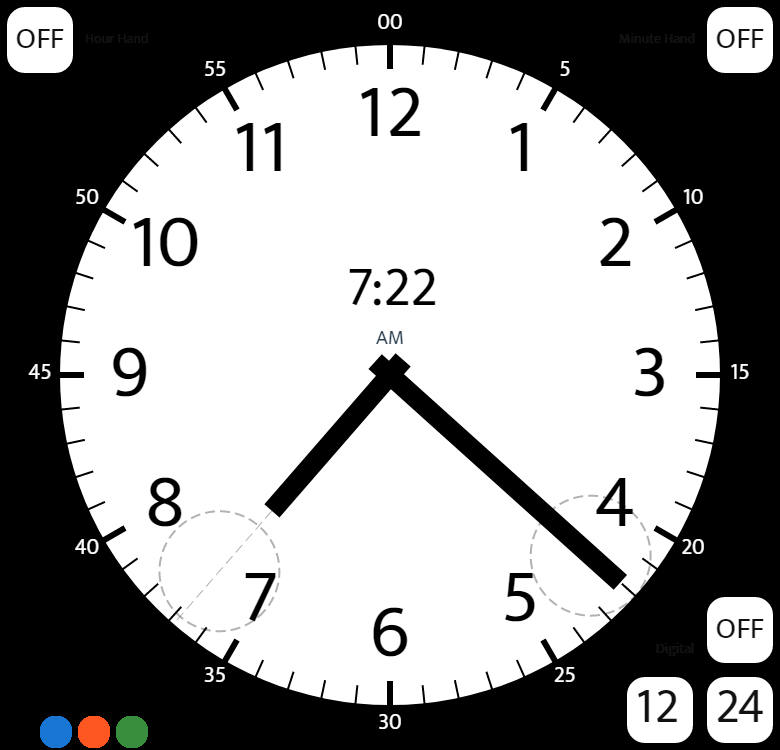
#> input picture data/13.jpg, 780 x 750 px
$ python getTime.py
#> lines starting #> are read from the running program, lines starting #| are printed output that depends on the picture; after the words box and inside, x2 and y2 are one past the last pixel; in counts of white or black regions, pixels touching at a corner belong together; long printed decimals are rounded
import cv2 as cv
import numpy as np
import math

def nothing(x):
    pass

# Hough Transform to detect circle pattern of the clock
def hough_transform():
    # Choose an image
    filename = 'data/13.jpg'

    # Loads an image
    img = cv.imread(cv.samples.findFile(filename), cv.IMREAD_COLOR)
#> img is the input picture: shape (750, 780, 3); mean B, G, R 148.6, 148.6, 148.6
    img = cv.resize(img, (600, 540))
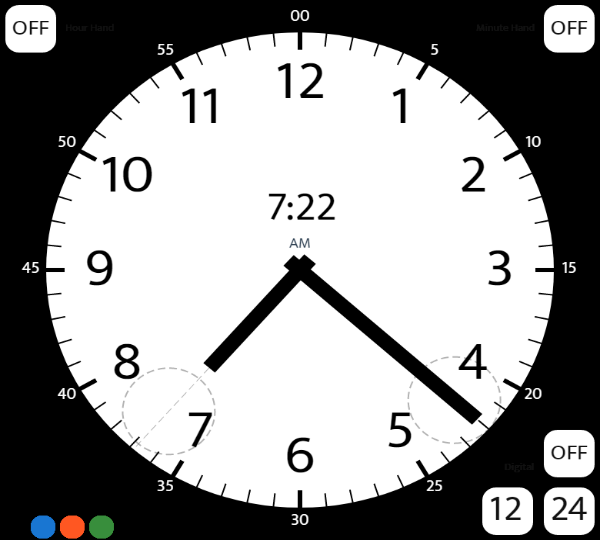
#> img: shape (540, 600, 3); mean B, G, R 148.6, 148.6, 148.6
    cv.imshow("Original Image", img)

    # Check if image is loaded fine
    if img is None:
        print('Error opening image!')
        print('Usage: hough_circle.py [image_name -- default ' + filename + '] \n')
        return -1

    # Convert it to gray_img
    gray_img = cv.cvtColor(img, cv.COLOR_BGR2GRAY)
    kernel = np.ones((3, 3), np.uint8)
    gray_img = cv.dilate(gray_img, kernel, iterations=1)
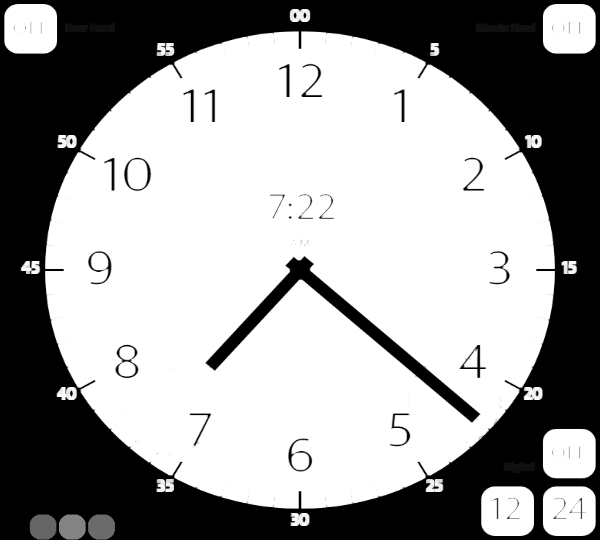
#> gray_img: shape (540, 600); min 0, max 255, mean 156.9

    # Reduce the noise to avoid false circle detection
    gray_img = cv.medianBlur(gray_img, 5)

    # define a mask which is basically a black filled image of the same size as that of the image
    # used to create a background for the clock
    height, width = gray_img.shape
    mask = np.zeros((height, width), np.uint8)

    # create Hough-Circles, make sure that only the biggest circle is selected depending on the minRadius and maxRadius
    rows = gray_img.shape[0]
    circles = cv.HoughCircles(gray_img, cv.HOUGH_GRADIENT, 1, rows / 8,
                               param1=100, param2=50,
                               minRadius=200, maxRadius=275)
#> circles = [[323.5, 269.5, 230.9]]

    # draw circle outlines
    if circles is not None:
        circles = np.uint16(np.around(circles))
#> circles = [[324, 270, 231]]
        for i in circles[0, :]:
            # find the radius and center of the circle found
            center = (i[0], i[1])
            radius = i[2]

            # Draw a white filled circle on the previously created mask
            cv.circle(mask, center, radius, (255, 255, 255), -1)

            # do a bitwise_and which will put the clock in a black background
            masked_data = cv.bitwise_and(gray_img, gray_img, mask=mask)

            # Apply Threshold
            _, thresh = cv.threshold(mask, 1, 255, cv.THRESH_BINARY)

            # Find Contour
            cnt = cv.findContours(thresh, cv.RETR_EXTERNAL, cv.CHAIN_APPROX_SIMPLE)[0]

            # get co-ordinates (contours)
            x, y, w, h = cv.boundingRect(cnt[0])

            # Crop masked_data
            crop_img = masked_data[y:y + h, x:x + w]
#> this loop made 1 pass
#> (center, radius, x, y, w, h) on pass 1: ((324, 270), 231, 93, 39, 463, 463)
#> pass 1, in hough_transform, `masked_data = cv.bitwise_and(gray_img, gray_img, mask=mask)`:
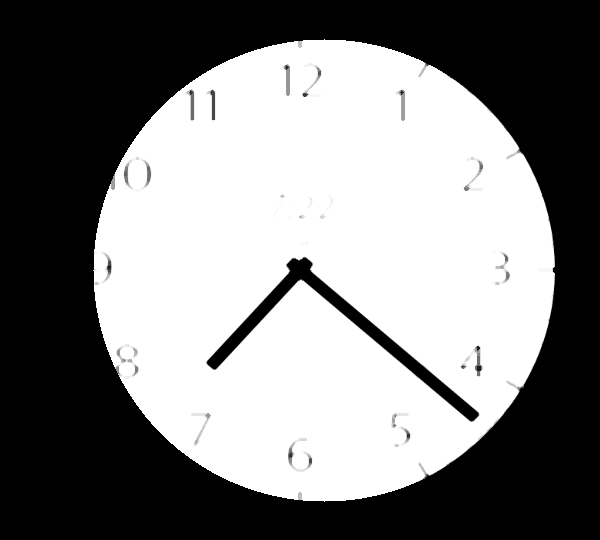
#> masked_data: shape (540, 600); min 0, max 255, mean 127.2
#> pass 1, in hough_transform, `_, thresh = cv.threshold(mask, 1, 255, cv.THRESH_BINARY)`:
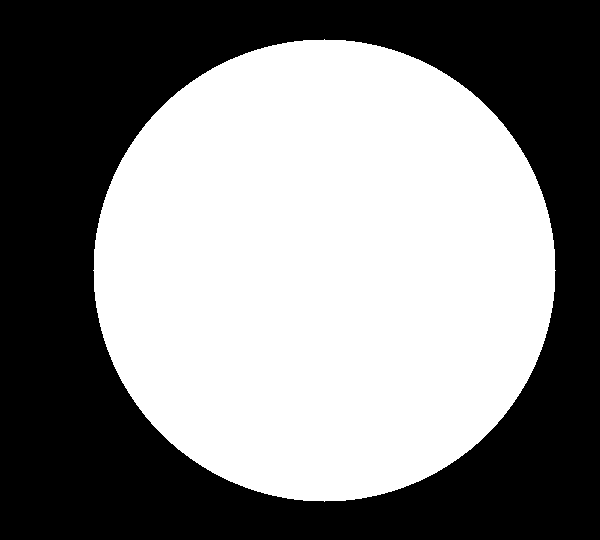
#> thresh: shape (540, 600); 51.7% white; 1 black region, box (x1, y1, x2, y2) and area: (0, 0, 600, 540) 156399
#> pass 1, in hough_transform, `crop_img = masked_data[y:y + h, x:x + w]`:
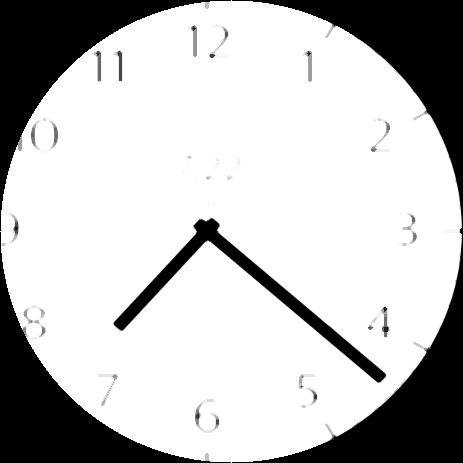
#> crop_img: shape (463, 463); min 0, max 255, mean 192.3

    # display images
    # cv.imshow('original image', img)
    # cv.imshow("cropped clock image", crop_img)
    # cv.waitKey(0)

    return crop_img

# Use Hough Line Transform to detect the hands of clock
def line_transform(crop_img):

    # use canny edge detection to get the edges
    canny_img = cv.Canny(crop_img, 75, 150)
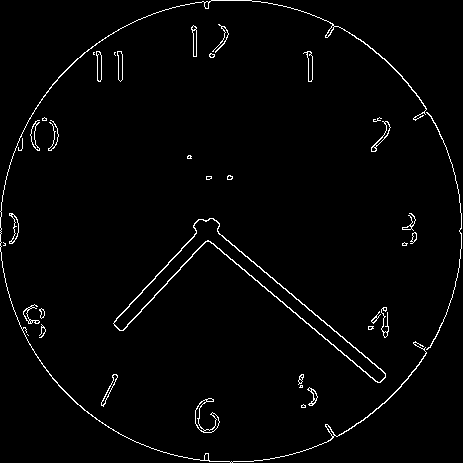
#> canny_img: shape (463, 463); 2% white in thin lines or dots
    cdst = cv.cvtColor(canny_img, cv.COLOR_GRAY2BGR)
#> cdst: shape (463, 463, 3); 2% white in thin lines or dots

    # Probabilistic Line Transform
    linesP_img = cv.HoughLinesP(canny_img, 1, np.pi / 180, 50, None, 70, 5)
#> linesP_img = [[218, 232, 384, 372], [208, 240, 377, 382], [114, 321, 196, 233], [122, 330, 205, 241], [123, 330, 207, 240], [218, 233, 385, 373]]

    # Draw the lines
    if linesP_img is not None:
        k1 = 0
        for i in linesP_img:
            l = i[0]
            length = math.sqrt(abs((l[2]-l[0])**2 + (l[3]-l[1])**2))
            k2 = k1
            for j in linesP_img[k1:]:
                l1 = j[0]
                comparison = l1 == l
                equal_arrays = comparison.all()
                if equal_arrays:
                    k2 += 1
                    continue
                else:
                    length_1 = math.sqrt(abs((l1[2] - l1[0])**2 + (l1[3] - l1[1])**2))
                    if abs(length_1 - length) < 10:
                        # Delete the lines which are of same length, which could be two lines of the same hand of the clock
                        if length > length_1:
                            linesP_img = np.delete(linesP_img, k2, 0)
                            k2 -= 1
                        else:
                            linesP_img = np.delete(linesP_img, k1, 0)
                            k1 -= 1
                            break
                k2 += 1
            k1 += 1
#> this loop made 6 passes
#> (l, length, k1) on passes 1 to 6: ([218, 232, 384, 372], 217.2, 0), ([208, 240, 377, 382], 220.7, 1), ([114, 321, 196, 233], 120.3, 1), ([122, 330, 205, 241], 121.7, 1), ([123, 330, 207, 240], 123.1, 2), ([218, 233, 385, 373], 217.9, 3)
#> after the loop, k1 = 3; linesP_img = [[208, 240, 377, 382], [123, 330, 207, 240]]

    # Find the maximum and minimum lengths of the hands present
    if len(linesP_img) is not None:
        max_length = 0
        minute_hand = []
        min_length = math.sqrt(abs((linesP_img[0][0][2] - linesP_img[0][0][0]) ** 2 + (linesP_img[0][0][3] - linesP_img[0][0][1]) ** 2))
#> min_length = 220.7
        hour_hand = []
        for i in range(0, len(linesP_img)):
            l2 = linesP_img[i][0]
            length_1 = math.sqrt(abs((l2[2] - l2[0]) ** 2 + (l2[3] - l2[1]) ** 2))
            if length_1 > max_length:
                max_length = length_1
                minute_hand = l2
            if length_1 < min_length:
                min_length = length_1
                hour_hand = l2
#> this loop made 2 passes
#> (length_1, max_length, minute_hand) on pass 1: (220.7, 220.7, [208, 240, 377, 382])
#> after the loop, max_length = 220.7; min_length = 123.1

    # Save only the hands of the clock with minimum and maximum lengths as minute_hand and hour_hand
    linesP_img_final = [minute_hand, hour_hand]
#> linesP_img_final = [[208, 240, 377, 382], [123, 330, 207, 240]]
    length_minute_hand = math.sqrt(abs((minute_hand[2] - minute_hand[0]) ** 2 + (minute_hand[3] - minute_hand[1]) ** 2))
#> length_minute_hand = 220.7
    if length_minute_hand > 250:
        linesP_img_final = np.delete(linesP_img_final, 1, 0)

    angles = []

    # If the clock has detected 2 separate lines for the two hands
    if len(linesP_img_final) == 2 and len(linesP_img_final[0]) > 0 and len(linesP_img_final[1]) > 0:
        for i in range(0, len(linesP_img_final)):
            l3 = linesP_img_final[i]
            print(l3)
            p1_3 = (l3[0], l3[1])
            p2_3 = (l3[2], l3[3])
            dy = l3[3] - l3[1]
            dx = l3[2] - l3[0]

            # The Hough Line Transform uses a 2-D Co-ordinate system which has its origin at the top-left corner.
            # The +ve X-axis runs from the origin towards right and the +ve Y-axis runs from origin towards bottom
            # The approach here is to make adjustments so that we bring the origin to the centre of our image.
            # It makes understanding of angles and determination of time much easier.

            # If the hands are along X-axis
            if dy == 0:
                angle1 = 0
                # to determine which of the 2 end-points of a line are closer to the origin
                if (abs((cdst.shape[0]/2) - l3[0]) < abs((cdst.shape[0]/2) - l3[2])) or (abs((cdst.shape[1]/2) - l3[1]) < abs((cdst.shape[1]/2) - l3[3])):
                    # when 1st point is closer to the origin, then
                    # Hand in +ve X-axis (original) -> Hand in +ve X-axis (required) {no changes}
                    angle = angle1
                else:
                    # when 2nd point is closer to the origin, then
                    # Hand in +ve X-axis (original) -> Hand in -ve X-axis (required) {to be made -ve}
                    angle = 180
            # If the hands are along Y-axis
            if dx == 0:
                angle1 = 90
                # to determine which of the 2 end-points of a line are closer to the origin
                if (abs((cdst.shape[0]/2) - l3[0]) < abs((cdst.shape[0]/2) - l3[2])) or (abs((cdst.shape[1]/2) - l3[1]) < abs((cdst.shape[1]/2) - l3[3])):
                    # when 1st point is closer to the origin, then
                    # Hand in +ve Y-axis (original) -> Hand in +ve Y-axis (required) {no changes}
                    angle = angle1
                else:
                    # when 2nd point is closer to the origin, then
                    # Hand in +ve Y-axis (original) -> Hand in -ve Y-axis (required) {to be made -ve}
                    angle = - angle1

            # If the hands are not perpendicular to the any of the axis
            if dy != 0 and dx != 0:
                angle1 = math.degrees(math.atan(dy / dx))
                # to determine which of the 2 end-points of a line are closer to the origin
                if (abs((cdst.shape[0]/2) - l3[0]) < abs((cdst.shape[0]/2) - l3[2])) or (abs((cdst.shape[1]/2) - l3[1]) < abs((cdst.shape[1]/2) - l3[3])):
                    # when 1st point is closer to the origin, then
                    # Hand in 1st quad (original) -> Hand in 4th quad (required) {to be made -ve}
                    # Hand in 4th quad (original) -> Hand in 1st quad (required) {to be made -ve}
                    angle = - angle1
                else:
                    # Hand in 1st quad (original) -> Hand in 2nd quad (required) {E.g. 79 to 101}
                    if dy >= 0:
                        angle = 180 - angle1
                    # Hand in 4th quad (original) -> Hand in 3rd quad (required) {E.g. -34 to -146}
                    if dy < 0:
                        angle = - angle1 - 180
            # Store the angles into an array
            angles.append(angle)
            cv.line(cdst, p1_3, p2_3, (0, 100, 200), 2, cv.LINE_AA)
#> this loop made 2 passes
#> (p1_3, p2_3, dy, dx, angle1, angle) on passes 1 to 2: ((208, 240), (377, 382), 142, 169, 40.04, -40.04), ((123, 330), (207, 240), -90, 84, -46.97, -133)
#> (printed output is left out)
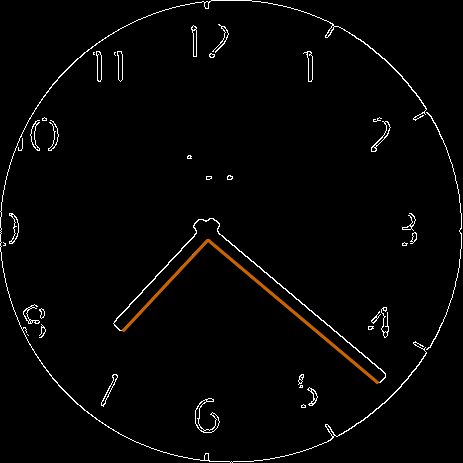
#> cdst: shape (463, 463, 3); mean B, G, R 4.6, 5.1, 5.7
#> after the loop, angles = [-40.04, -133]
    else:
        # When both hands are in one straight line and both are not clearly visible
        l3 = linesP_img_final[0]
        length_1 = math.sqrt(abs((l3[2] - l3[0]) ** 2 + (l3[3] - l3[1]) ** 2))
        p1_3 = (l3[0], l3[1])
        p2_3 = (l3[2], l3[3])
        dy = l3[3] - l3[1]
        dx = l3[2] - l3[0]
        angle1 = 0
        if dy == 0 and dx < 0:
            angle1 = 180
        if dy == 0 and dx > 0:
            angle1 = 0
        if dy > 0 and dx == 0:
            angle1 = 90
        if dy < 0 and dx == 0:
            angle1 = -90
        if dy != 0 and dx != 0:
            angle1 = math.degrees(math.atan(dy / dx))
        if l3[0] < abs(cdst.shape[0] - l3[2]):
            hour_angle = - angle1
            if dy > 0:
                minute_angle = 180 - angle1
            if dy < 0:
                minute_angle = -180 - angle1
        else:
            minute_angle = -angle1
            if dy > 0:
                hour_angle = 180 - angle1
            if dy < 0:
                hour_angle = -180 - angle1
        angles = [minute_angle, hour_angle]
        cv.line(cdst, p1_3, p2_3, (0, 100, 200), 2, cv.LINE_AA)
    cv.imshow("Detected Lines (in red) - Probabilistic Line Transform", cdst)
    print(angles)
#| [-40.038, -133.025]
    return angles

# The origin as the centre of our image and the angles are chosen thereby to determine the time
def getTime(angles):
    minute_angle = angles[0]
    hour_angle = angles[1]
    minutes_temp = 0
    hours = ""

    # Detemine the minutes from the minute_angle
    if 0 <= minute_angle <= 90:
        minutes_temp = round(15 - ((1/6) * minute_angle))
    if 90 < minute_angle <= 180:
        minutes_temp = round(60 - ((1/6) * (minute_angle - 90)))
    if -180 < minute_angle < -90:
        minutes_temp = round(30 + ((1 / 6) * ((-1 * minute_angle) - 90)))
    if -90 <= minute_angle < 0:
        minutes_temp = round(15 + ((1 / 6) * (-1 * minute_angle)))

    # If the minutes is a single digit, we make it a string and attach a 0 to the beginning
    minutes = str(minutes_temp)
    if minutes_temp < 10:
        minutes = "0" + minutes

    # Define the hours based on the range of the angle created by the hour_hand
    if 0 < hour_angle <= 30:
        hours = "02"
    if 30 < hour_angle <= 60:
        hours = "01"
    if 60 < hour_angle <= 90:
        hours = "12"
    if 90 < hour_angle <= 120:
        hours = "11"
    if 120 < hour_angle <= 150:
        hours = "10"
    if 150 < hour_angle <= 180:
        hours = "09"
    if -180 < hour_angle <= -150:
        hours = "08"
    if -150 < hour_angle <= -120:
        hours = "07"
    if -120 < hour_angle <= -90:
        hours = "06"
    if -90 < hour_angle <= -60:
        hours = "05"
    if -60 < hour_angle <= -29:
        hours = "04"
    if -29 < hour_angle <= 0:
        hours = "03"

    # Print the time
    print("Time : " + hours + ":" + minutes)
    cv.waitKey(0)

if __name__ == "__main__":
    crop_img = hough_transform()
    angles = line_transform(crop_img)
#> angles = [-40.04, -133]
    getTime(angles)
#> in getTime, `minute_angle = angles[0]`: minute_angle = -40.04
#> in getTime, `hour_angle = angles[1]`: hour_angle = -133
#> in getTime, `minutes_temp = round(15 + ((1 / 6) * (-1 * minute_angle)))`: minutes_temp = 22
#> in getTime, `minutes = str(minutes_temp)`: minutes = '22'
#| Time : 07:22

$ run again, with data/1.jpg copied over data/13.jpg
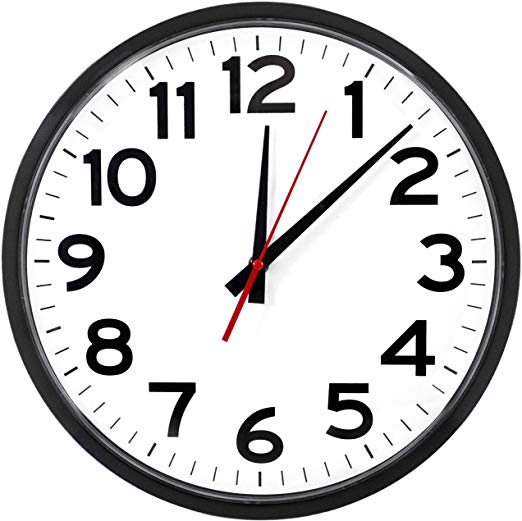
#> input picture data/1.jpg, 522 x 521 px
#> in hough_transform, img is the input picture: shape (521, 522, 3); mean B, G, R 204.6, 204.3, 204.9
#> img: shape (540, 600, 3)
#> in hough_transform, `circles = cv.HoughCircles(gray_img, cv.HOUGH_GRADIENT, 1, rows / 8, pa..`: circles = [[337.5, 269.5, 231.5], [260.5, 270.5, 230.4]]
#> in hough_transform, `circles = np.uint16(np.around(circles))`: circles = [[338, 270, 232], [260, 270, 230]]
#> the loop in hough_transform, `for i in circles[0, :]:` made 2 passes
#> (center, radius, x, y, w, h) on passes 1 to 2: ((338, 270), 232, 106, 38, 465, 465), ((260, 270), 230, 30, 38, 541, 465)
#> pass 1, in hough_transform, `_, thresh = cv.threshold(mask, 1, 255, cv.THRESH_BINARY)`:
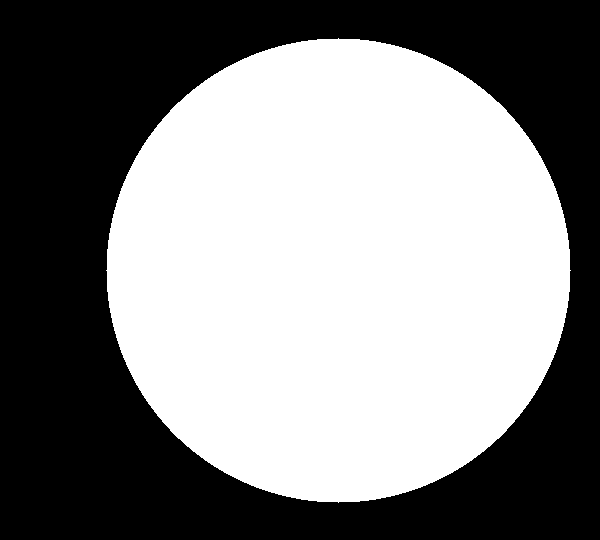
#> thresh: shape (540, 600); 52.2% white; 1 black region, box (x1, y1, x2, y2) and area: (0, 0, 600, 540) 154951
#> canny_img: shape (465, 541); 2.9% white in thin lines or dots
#> in line_transform, `linesP_img = cv.HoughLinesP(canny_img, 1, np.pi / 180, 50, None, 70, 5)`: linesP_img = [[279, 218, 441, 92], [278, 235, 442, 93], [259, 241, 275, 94], [266, 247, 442, 94], [326, 181, 438, 93]]
#> the loop in line_transform, `for i in linesP_img:` made 5 passes
#> (l, length) on passes 1 to 5: ([279, 218, 441, 92], 205.2), ([278, 235, 442, 93], 216.9), ([259, 241, 275, 94], 147.9), ([266, 247, 442, 94], 233.2), ([326, 181, 438, 93], 142.4)
#> after the loop in line_transform, `for i in linesP_img:`: k1 = 5; linesP_img = [[279, 218, 441, 92], [278, 235, 442, 93], [259, 241, 275, 94], [266, 247, 442, 94]]
#> in line_transform, `min_length = math.sqrt(abs((linesP_img[0][0][2] - linesP_img[0][0][0])..`: min_length = 205.2
#> the loop in line_transform, `for i in range(0, len(linesP_img)):` made 4 passes
#> (length_1, max_length, minute_hand) on passes 1, 2, 4: (205.2, 205.2, [279, 218, 441, 92]), (216.9, 216.9, [278, 235, 442, 93]), (233.2, 233.2, [266, 247, 442, 94])
#> after the loop in line_transform, `for i in range(0, len(linesP_img)):`: max_length = 233.2; min_length = 147.9
#> linesP_img_final = [[266, 247, 442, 94], [259, 241, 275, 94]]
#> length_minute_hand = 233.2
#> the loop in line_transform, `for i in range(0, len(linesP_img_final)):` made 2 passes
#> (p1_3, p2_3, dy, dx, angle1, angle) on passes 1 to 2: ((266, 247), (442, 94), -153, 176, -41, 41), ((259, 241), (275, 94), -147, 16, -83.79, 83.79)
#> (printed output is left out)
#> after the loop in line_transform, `for i in range(0, len(linesP_img_final)):`:
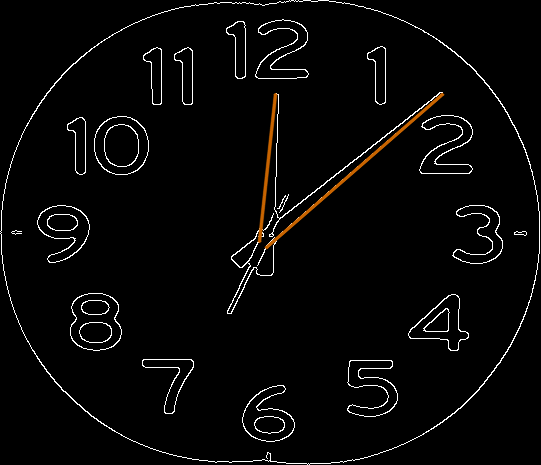
#> cdst: shape (465, 541, 3); mean B, G, R 6.9, 7.4, 7.9
#> after the loop in line_transform, `for i in range(0, len(linesP_img_final)):`: angles = [41, 83.79]
#| [41.001, 83.788]
#> minute_angle = 41
#> hour_angle = 83.79
#> minutes_temp = 8
#> in getTime, `minutes = str(minutes_temp)`: minutes = '8'
#> in getTime, `minutes = "0" + minutes`: minutes = '08'
#| Time : 12:08
